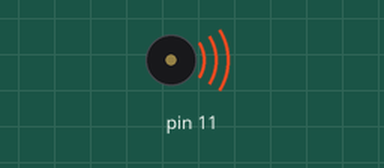
This sketch was run on a simulated Arduino Uno, built with avr-gcc and run on an emulated ATmega328P. On the bench: buzzer (waves = sounding).

Above: at 0.1 s.
At 83.6 s:
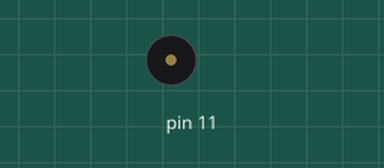
Timing chart, 0 to 85.1 s (numbered marks = the images above):
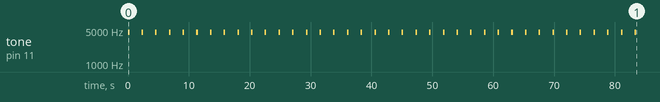

The sketch:

Beep_Machine.ino
```cpp
 /*
  * Author: Mitchell Palermo
  * Date Created: 9-21-17
  *
  * Created for Anne Weber for Psych Program
  */


long randNumber1; //establishes randNumber1
void setup ()
{
  for(int i = 0; i < 38; i++)
  {
    tone(11, 4500);//begins playing tone on digital I/O pin #11
    delay(250);//sustains tone for a quarter of a second
    noTone(11);//stops playing tone on pin #11
    delay(2000);//waits 2 seconds before playing another tone
  }

}

void loop ()
{

  }
```
